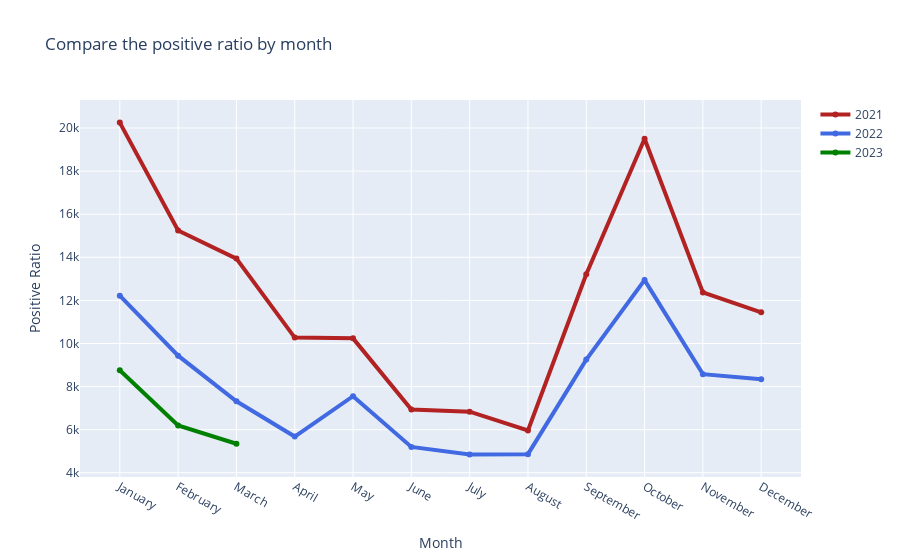

Source (notebook cell):
### Code cell
month = ['January', 'February', 'March', 'April', 'May', 'June', 'July',
         'August', 'September', 'October', 'November', 'December']

fig = go.Figure()

# Create and style traces
fig.add_trace(go.Scatter(x=month, y= year_2021_count , name='2021',
                         line=dict(color='firebrick', width=4)))
fig.add_trace(go.Scatter(x=month, y= year_2022_count, name = '2022',
                         line=dict(color='royalblue', width=4)))
fig.add_trace(go.Scatter(x=month, y= year_2023_count, name = '2023',
                         line=dict(color='green', width=4)))

# Edit the layout
fig.update_layout(title='Compare the total subreddits posts by month',
                   xaxis_title='Month',
                   yaxis_title='Positive Ratio')


fig.show()

### Figure 1 — Plotly figure (JSON) as saved in the notebook; plotly's stock layout.template omitted (floating-point values rounded to 4 significant figures)
{"data": [{"line": {"color": "firebrick", "width": 4}, "name": "2021", "type": "scatter", "x": ["January", "February", "March", "April", "May", "June", "July", "August", "September", "October", "November", "December"], "y": [20250, 15242, 13938, 10273, 10238, 6933, 6834, 5961, 13213, 19497, 12368, 11448]}, {"line": {"color": "royalblue", "width": 4}, "name": "2022", "type": "scatter", "x": ["January", "February", "March", "April", "May", "June", "July", "August", "September", "October", "November", "December"], "y": [12218, 9433, 7317, 5682, 7553, 5199, 4853, 4864, 9252, 12942, 8578, 8340]}, {"line": {"color": "green", "width": 4}, "name": "2023", "type": "scatter", "x": ["January", "February", "March", "April", "May", "June", "July", "August", "September", "October", "November", "December"], "y": [8757, 6193, 5347]}], "layout": {"title": {"text": "Compare the positive ratio by month"}, "xaxis": {"title": {"text": "Month"}}, "yaxis": {"title": {"text": "Positive Ratio"}}}}
